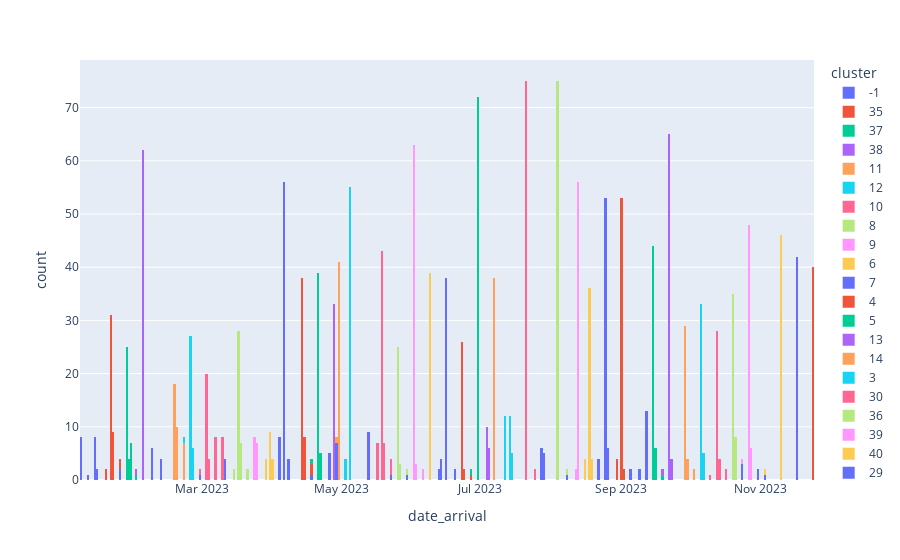

Write notebook code for a chart like this one.
### Code cell
px.histogram(data_frame=clustered_pair_id, x='date_arrival', color='cluster', nbins=365)
